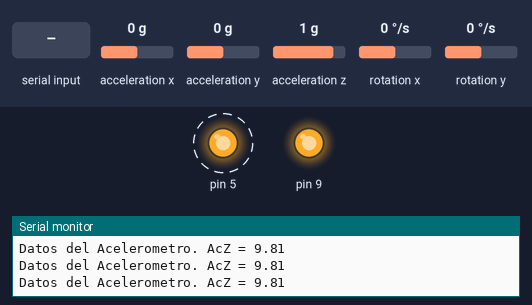
Recording of a sketch running on a simulated Arduino Mega 2560, built with avr-gcc and run on an emulated ATmega2560. Shown: output pins drawn as LEDs (lit = HIGH), the last lines printed to the serial monitor. Wiring (inferred from the names in the program): MPU-6050 motion sensor at I2C address 0x68. Dashed ring = blinking. Inputs (shaded band) come from the test bench; at power-on: acceleration z 1 g, acceleration x 0 g, acceleration y 0 g, rotation x 0 °/s, rotation y 0 °/s.

Above: at 1.26 s.
1.3 s: acceleration z set to 0.5 g
4.3 s: acceleration z set to 0.2 g
At 5.5 s:
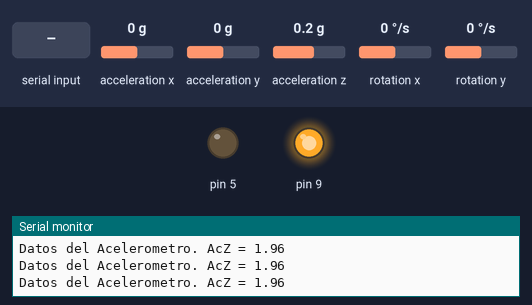
5.8 s: acceleration z set to 0.8 g
At 6.14 s:
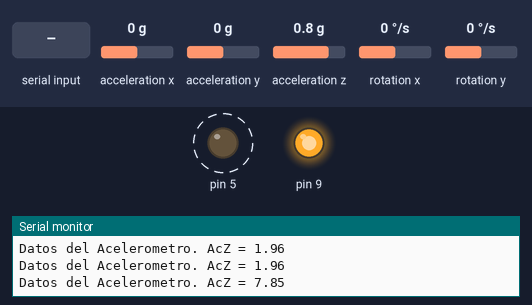
8.8 s: "1" received over the second serial link
11.8 s: acceleration z set to -1.4 g
At 12.3 s:
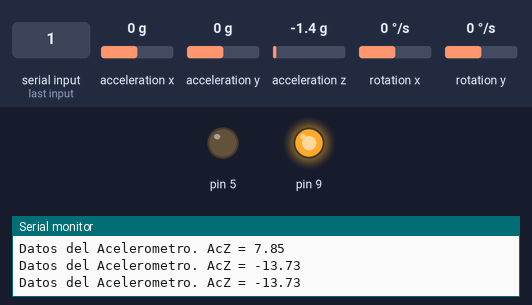
Timing chart, 0 to 14.3 s (numbered marks = the images above; inputs shaded):
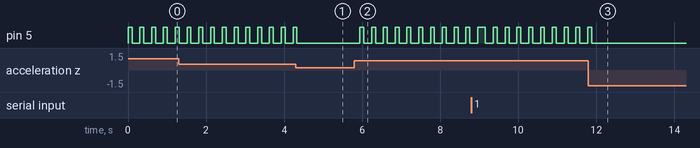

Measured:
- the behaviour switches between 0.4 and 0.3 g on acceleration z (found by bisection; images 0 and 1)
- after the input at 4.3 s, pin 5: goes on until 4.3 s, then stays LOW
- after the input at 5.8 s, pin 5: alternates HIGH for 0.10 s and LOW for 0.20 s, starting after 0.14 s
- after the input at 11.8 s, pin 5: goes on until 11.9 s, then stays LOW
- by itself, pin 5: alternates HIGH for 0.10 s and LOW for 0.20 s

The sketch:

codigo_sensor.ino
```cpp
#include <Arduino.h>
#include <ArduinoJson.h>
#include <Wire.h>
const int MPU=0x68;  // I2C address of the MPU-6050
int hitNumber;
float hitValue;
float AcX,AcY,AcZ,Tmp,GyX,GyY,GyZ;
float weightBag;


void setup()
{
  Wire.begin();
  pinMode(5, OUTPUT);
  pinMode(9, OUTPUT);
  digitalWrite(9, HIGH);
  Serial.begin(9600);
  Serial1.begin(9600);
  setupMPU();
  weightBag=0;
  hitNumber=1;
  hitValue=0;
}

void loop()
{
  //Serial1 is the physical Serial Connections on TX and RX pins
  //No empieza a sensar hasta que el teléfono se conecte y mande el valor del peso de la
  //bolsa en kilos
  if (Serial1.available() > 0 && weightBag == 0) {
    prendeLed();
    weightBag = Serial1.read();
    Serial1.print("peso de la bolsa"); Serial1.println(weightBag);
  }else{
  sensar();
  }
  if(AcZ>3.5){
    prendeLed();
    hitValue=abs(AcZ*weightBag);
    DynamicJsonDocument doc(1024);
    JsonArray root = doc.to<JsonArray>();
    if(hitValue != NULL){
    root.add(hitValue);
    serializeJson(doc, Serial1);
    }
  }
  delay(200);
}

void setupMPU(){
  Wire.beginTransmission(MPU); //This is the I2C address of the MPU (b1101000/b1101001 for AC0 low/high datasheet sec. 9.2)
  Wire.write(0x6B); //Accessing the register 6B - Power Management (Sec. 4.28)
  Wire.write(0); //Setting SLEEP register to 0. (Required; see Note on p. 9)
  Wire.endTransmission(true);

  Wire.beginTransmission(MPU); //I2C address of the MPU
  Wire.write(0x1C); //Accessing the register 1C - Acccelerometer Configuration (Sec. 4.5)
  Wire.write(0b00011000); //Setting the accel to +/- 16g
  Wire.endTransmission(true);
}

float sensar(){
  //prendeLed();
  Wire.beginTransmission(MPU);
  Wire.write(0x3F);  // starting with register 0x3F (ACCEL_ZOUT_H)
  Wire.endTransmission(false);
  Wire.requestFrom(MPU,7,true);  // request a total of 14 registers
  AcZ=Wire.read()<<8|Wire.read();  // 0x3F (ACCEL_ZOUT_H) & 0x40 (ACCEL_ZOUT_L)
  AcZ=AcZ * (9.81/2048.0);// (lo dividimos por 2048 por que está seteado en rango +/-16g)lo transformamos en metros sobre segundo cuadrado(m/s^2)
  /*
  AcY=Wire.read()<<8|Wire.read();  // 0x3D (ACCEL_YOUT_H) & 0x3E (ACCEL_YOUT_L)
  AcX=Wire.read()<<8|Wire.read();  // 0x3B (ACCEL_XOUT_H) & 0x3C (ACCEL_XOUT_L)
  Tmp=Wire.read()<<8|Wire.read();  // 0x41 (TEMP_OUT_H) & 0x42 (TEMP_OUT_L)
  GyX=Wire.read()<<8|Wire.read();  // 0x43 (GYRO_XOUT_H) & 0x44 (GYRO_XOUT_L)
  GyY=Wire.read()<<8|Wire.read();  // 0x45 (GYRO_YOUT_H) & 0x46 (GYRO_YOUT_L)
  GyZ=Wire.read()<<8|Wire.read();  // 0x47 (GYRO_ZOUT_H) & 0x48 (GYRO_ZOUT_L)
  */
  Serial.print("Datos del Acelerometro. ");
  Serial.print("AcZ = "); Serial.println(AcZ);
  /*Serial.print(" | AcY = "); Serial.print(AcY);
  Serial.print(" | AcZ = "); Serial.print(AcZ);
  Serial.print(" | Tmp = "); Serial.println(Tmp/340.00+36.53);  //equation for temperature in grados C a partir de hoja de datos
  Serial.println("Datos del Giroscopo.");
  Serial.print("GyX = "); Serial.print(GyX);
  Serial.print(" | GyY = "); Serial.print(GyY);
  Serial.print(" | GyZ = "); Serial.println(GyZ);
  */
}

void prendeLed(){
    digitalWrite(5, HIGH);
    delay(100);
    digitalWrite(5, LOW);
}
```
